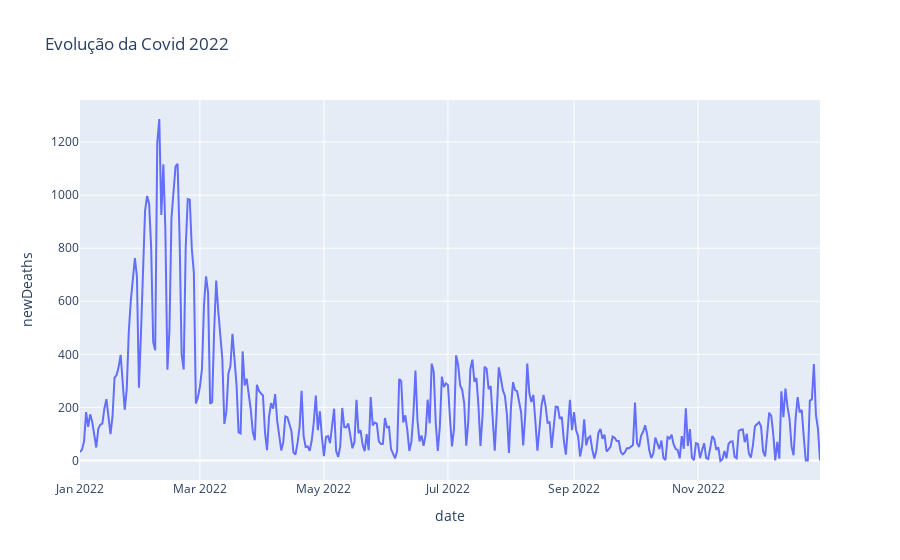
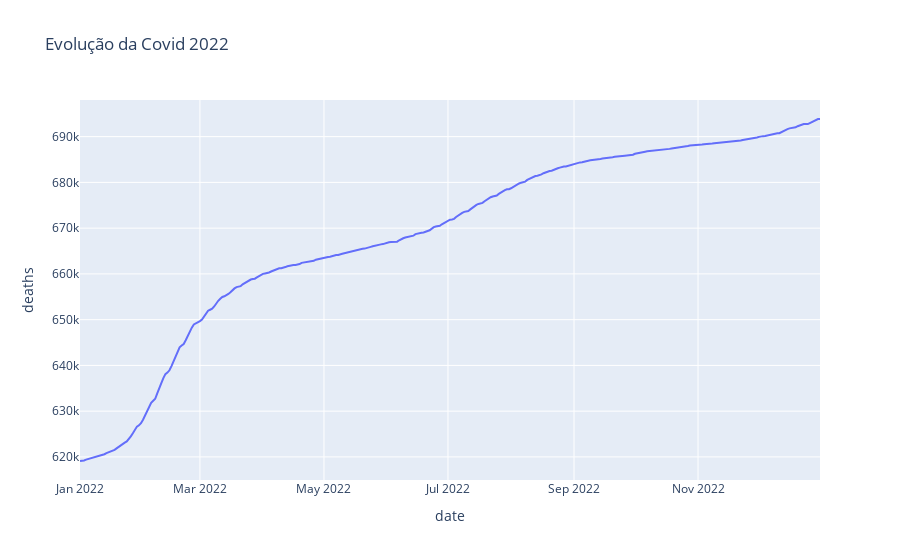
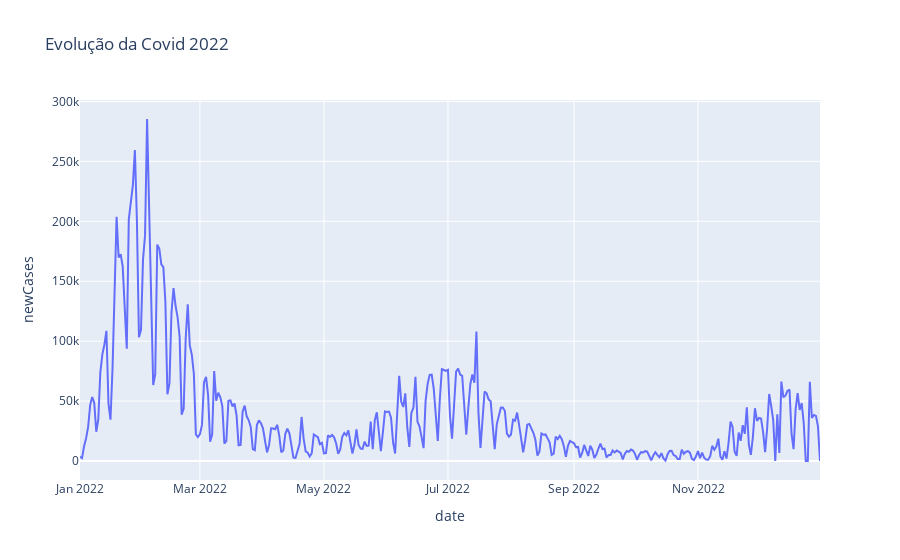
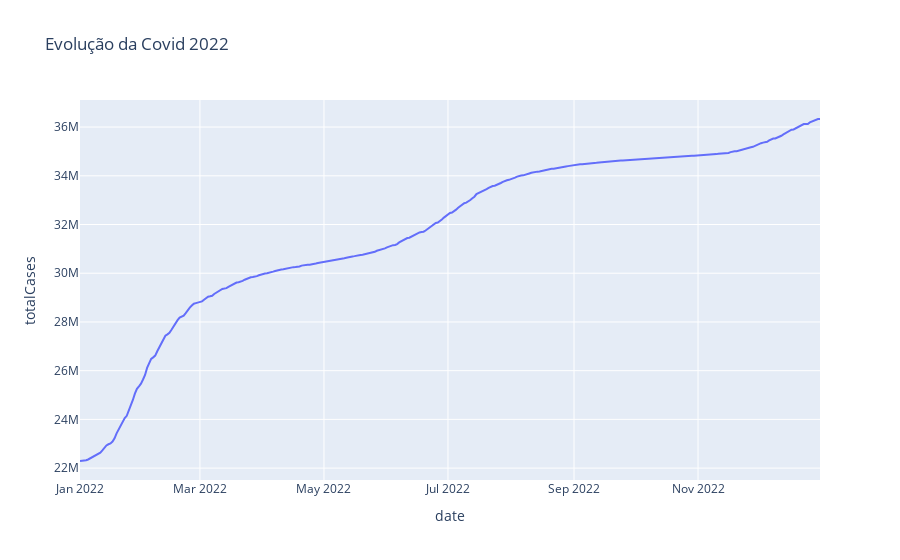

The cell these charts' notebook holds for them, in order:
### Code cell
for colun in dados_diario_total.columns:
    fig = px.line(dados_diario_total, x=dados_diario_total.index, y=colun, title='Evolução da Covid 2022')
    fig.show()

### Figure 1 — Plotly figure (JSON) as saved in the notebook; plotly's stock layout.template omitted (floating-point values rounded to 4 significant figures; data arrays with more than 128 entries replaced by an {"elided": "..."} marker saying what was removed)
{"data": [{"hovertemplate": "date=%{x}<br>newDeaths=%{y}<extra></extra>", "legendgroup": "", "line": {"color": "#636efa", "dash": "solid"}, "marker": {"symbol": "circle"}, "mode": "lines", "name": "", "orientation": "v", "showlegend": false, "type": "scatter", "x": {"elided": "365 str values"}, "xaxis": "x", "y": {"elided": "365 int values"}, "yaxis": "y"}], "layout": {"legend": {"tracegroupgap": 0}, "title": {"text": "Evolução da Covid 2022"}, "xaxis": {"anchor": "y", "domain": [0, 1], "title": {"text": "date"}}, "yaxis": {"anchor": "x", "domain": [0, 1], "title": {"text": "newDeaths"}}}}

### Figure 2 — Plotly figure (JSON) as saved in the notebook; plotly's stock layout.template omitted (floating-point values rounded to 4 significant figures; data arrays with more than 128 entries replaced by an {"elided": "..."} marker saying what was removed)
{"data": [{"hovertemplate": "date=%{x}<br>deaths=%{y}<extra></extra>", "legendgroup": "", "line": {"color": "#636efa", "dash": "solid"}, "marker": {"symbol": "circle"}, "mode": "lines", "name": "", "orientation": "v", "showlegend": false, "type": "scatter", "x": {"elided": "365 str values"}, "xaxis": "x", "y": {"elided": "365 int values"}, "yaxis": "y"}], "layout": {"legend": {"tracegroupgap": 0}, "title": {"text": "Evolução da Covid 2022"}, "xaxis": {"anchor": "y", "domain": [0, 1], "title": {"text": "date"}}, "yaxis": {"anchor": "x", "domain": [0, 1], "title": {"text": "deaths"}}}}

### Figure 3 — Plotly figure (JSON) as saved in the notebook; plotly's stock layout.template omitted (floating-point values rounded to 4 significant figures; data arrays with more than 128 entries replaced by an {"elided": "..."} marker saying what was removed)
{"data": [{"hovertemplate": "date=%{x}<br>newCases=%{y}<extra></extra>", "legendgroup": "", "line": {"color": "#636efa", "dash": "solid"}, "marker": {"symbol": "circle"}, "mode": "lines", "name": "", "orientation": "v", "showlegend": false, "type": "scatter", "x": {"elided": "365 str values"}, "xaxis": "x", "y": {"elided": "365 int values"}, "yaxis": "y"}], "layout": {"legend": {"tracegroupgap": 0}, "title": {"text": "Evolução da Covid 2022"}, "xaxis": {"anchor": "y", "domain": [0, 1], "title": {"text": "date"}}, "yaxis": {"anchor": "x", "domain": [0, 1], "title": {"text": "newCases"}}}}

### Figure 4 — Plotly figure (JSON) as saved in the notebook; plotly's stock layout.template omitted (floating-point values rounded to 4 significant figures; data arrays with more than 128 entries replaced by an {"elided": "..."} marker saying what was removed)
{"data": [{"hovertemplate": "date=%{x}<br>totalCases=%{y}<extra></extra>", "legendgroup": "", "line": {"color": "#636efa", "dash": "solid"}, "marker": {"symbol": "circle"}, "mode": "lines", "name": "", "orientation": "v", "showlegend": false, "type": "scatter", "x": {"elided": "365 str values"}, "xaxis": "x", "y": {"elided": "365 int values"}, "yaxis": "y"}], "layout": {"legend": {"tracegroupgap": 0}, "title": {"text": "Evolução da Covid 2022"}, "xaxis": {"anchor": "y", "domain": [0, 1], "title": {"text": "date"}}, "yaxis": {"anchor": "x", "domain": [0, 1], "title": {"text": "totalCases"}}}}
